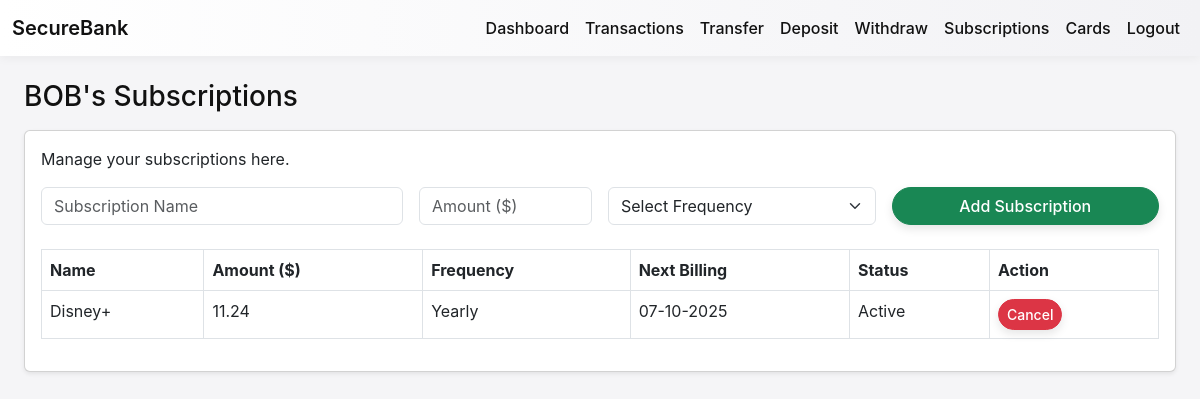
/subscription (signed in), run on the app's committed database.
### app/models/models.py (models this page shows)
class Subscription(db.Model):
    __tablename__ = 'subscription'
    id = db.Column(db.Integer, primary_key=True)
    user_id = db.Column(db.Integer, db.ForeignKey('login.id'), nullable=False)
    name = db.Column(db.String(120), nullable=False)
    amount = db.Column(db.Float, nullable=False)
    frequency = db.Column(db.String(20), nullable=False)
    active = db.Column(db.Boolean, default=True)
    created_at = db.Column(db.DateTime, default=datetime.utcnow)
    next_billing_date = db.Column(db.DateTime, nullable=True)
    last_billed_date = db.Column(db.DateTime, nullable=True)

### app/routes.py (the view, shortened to what this page needs)
@main.route('/subscription', methods=['GET','POST'])
def subscription_view():
    if 'user_id' not in session:
        flash('Please login first.', 'warning')
        return redirect(url_for('main.login_view'))
    user_id = session['user_id']
    subs = Subscription.query.filter_by(user_id=user_id).all()
    return render_template('subscription.html', subscriptions=subs, username=session['username'])

### app/templates/subscription.html (shortened to what this page needs)
{% extends 'base.html' %}
{% block content %}
<div class="container mt-4">
  <h3>{{ username | upper }}'s Subscriptions</h3>
  <div class="card shadow-sm mt-3">
    <div class="card-body">
      <p>Manage your subscriptions here.</p>
      <form method="POST" class="row g-3 mb-4">
        <div class="col-md-4">
          <input type="text" class="form-control" name="name" placeholder="Subscription Name" required>
        </div>
        <div class="col-md-2">
          <input type="number" step="0.01" class="form-control" name="amount" placeholder="Amount ($)" required>
        </div>
        <div class="col-md-3">
          <select class="form-select" name="frequency" required>
            <option value="">Select Frequency</option>
          </select>
        </div>
        <div class="col-md-3">
          <button type="submit" class="btn btn-success w-100">Add Subscription</button>
        </div>
      </form>
      <table class="table table-bordered">
        <thead>
          <tr>
            <th>Name</th>
            <th>Amount ($)</th>
            <th>Frequency</th>
            <th>Next Billing</th>
            <th>Status</th>
            <th>Action</th>
          </tr>
        </thead>
        <tbody>
          {% if subscriptions %}
            {% for sub in subscriptions %}
            <tr>
              <td>{{ sub.name }}</td>
              <td>{{ sub.amount }}</td>
              <td>{{ sub.frequency }}</td>
              <td>{{ sub.next_billing_date.strftime('%d-%m-%Y') if sub.next_billing_date else 'N/A' }}</td>
              <td>{{ 'Active' if sub.active else 'Inactive' }}</td>
              <td>
                <a href="{{ url_for('main.delete_subscription_view', sub_id=sub.id) }}"
                   class="btn btn-sm btn-danger"
                   onclick="return confirm('Are you sure you want to cancel this subscription?');">
                   Cancel
                </a>
              </td>
            </tr>
            {% endfor %}
          {% else %}
            <tr>
              <td colspan="6" class="text-center text-muted">No subscriptions yet. Add one above!</td>
            </tr>
          {% endif %}
        </tbody>
      </table>
    </div>
  </div>
</div>
{% endblock %}

### app/templates/base.html (style rules this page uses)
body { font-family: -apple-system, BlinkMacSystemFont, "Segoe UI", Roboto, "Helvetica Neue", Arial, sans-serif; background: #f5f5f7; color: #111; }
.btn { border-radius: 25px; font-weight: 500; box-shadow: 0 4px 10px rgba(0,0,0,0.1); transition: all 0.2s; }
.container { max-width: 1200px; }
a { text-decoration: none; }

### data on the page
Subscription: name "Disney+", amount "11.24", frequency "Yearly", next_billing_date "07-10-2025", active "Active"

### other printed values
{{ username | upper }} "BOB"
